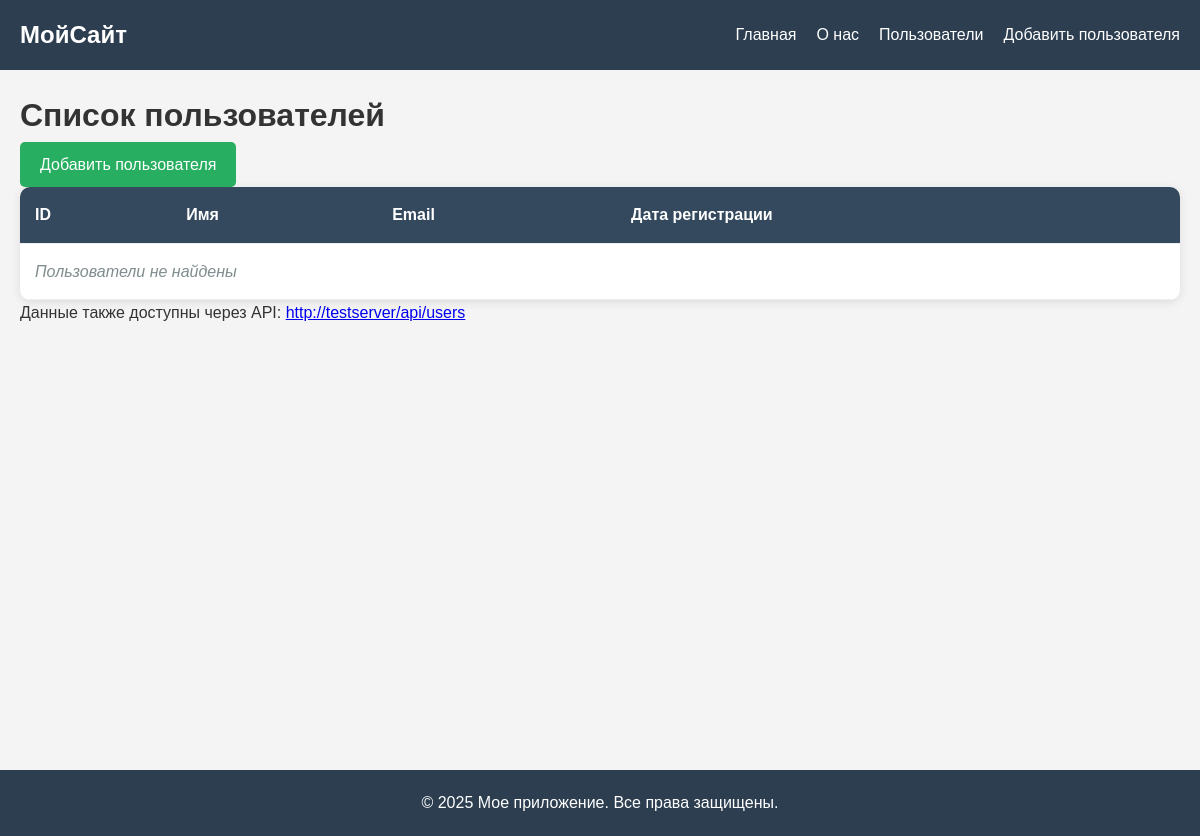
/users, run on an earlier commit of the app's database.
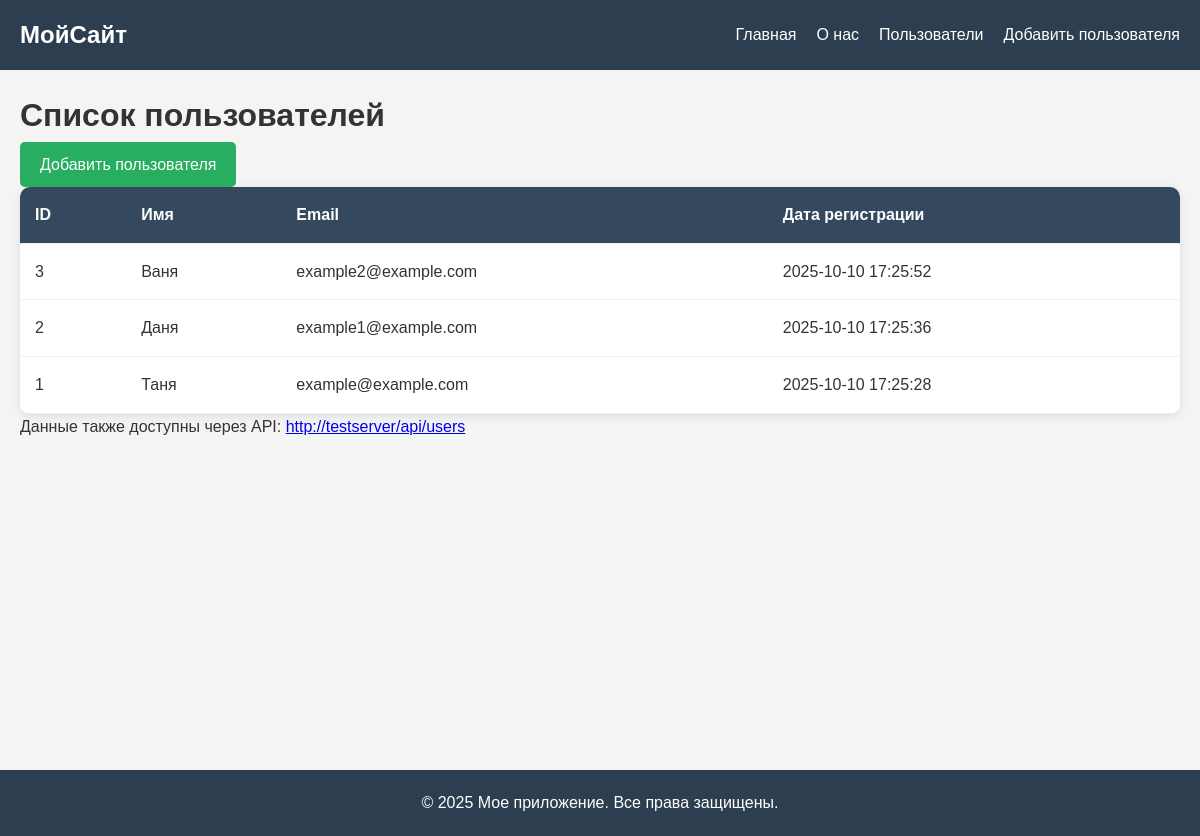
And on a later commit of the database.
### tables this page shows
CREATE TABLE users (
            id INTEGER PRIMARY KEY AUTOINCREMENT,
            name TEXT NOT NULL,
            email TEXT UNIQUE NOT NULL,
            created_at TIMESTAMP DEFAULT CURRENT_TIMESTAMP
        );

### app.py (the view)
@app.route('/users')
def users():
    conn = sqlite3.connect('database.db')
    cursor = conn.cursor()
    cursor.execute('SELECT * FROM users ORDER BY created_at DESC')
    users = cursor.fetchall()
    conn.close()
    return render_template('users.html', title='Пользователи', users=users)

### templates/users.html (shortened to what this page needs)
{% extends "base.html" %}
{% block content %}
<div class="header">
    <h1>Список пользователей</h1>
    <a href="{{ url_for('add_user') }}" class="btn btn-success">Добавить пользователя</a>
</div>
<table class="users-table">
    <thead>
        <tr>
            <th>ID</th>
            <th>Имя</th>
            <th>Email</th>
            <th>Дата регистрации</th>
        </tr>
    </thead>
    <tbody>
        {% for user in users %}
        <tr>
            <td>{{ user[0] }}</td>
            <td>{{ user[1] }}</td>
            <td>{{ user[2] }}</td>
            <td>{{ user[3] }}</td>
        </tr>
        {% else %}
        <tr>
            <td colspan="4" class="no-data">Пользователи не найдены</td>
        </tr>
        {% endfor %}
    </tbody>
</table>
<div class="api-section">
    <p>Данные также доступны через API:
        <a href="{{ url_for('api_users') }}">{{ url_for('api_users', _external=True) }}</a>
    </p>
</div>
{% endblock %}

### templates/base.html (shortened to what this page needs)
<!DOCTYPE html>
<html lang="ru">
<head>
    <link rel="stylesheet" href="{{ url_for('static', filename='css/style.css') }}">
</head>
<body>
    <nav class="navbar">
        <div class="nav-container">
            <a href="{{ url_for('index') }}" class="nav-logo">МойСайт</a>
            <ul class="nav-menu">
                <li><a href="{{ url_for('index') }}">Главная</a></li>
                <li><a href="{{ url_for('about') }}">О нас</a></li>
                <li><a href="{{ url_for('users') }}">Пользователи</a></li>
                <li><a href="{{ url_for('add_user') }}">Добавить пользователя</a></li>
            </ul>
        </div>
    </nav>
    <main class="container">
        {% block content %}{% endblock %}
    </main>
    <footer class="footer">
        <p>&copy; 2025 Мое приложение. Все права защищены.</p>
    </footer>
</body>
</html>

### static/css/style.css (style rules this page uses)
* { margin: 0; padding: 0; box-sizing: border-box; }
body { font-family: 'Arial', sans-serif; line-height: 1.6; color: #333; background-color: #f4f4f4; }
.container { max-width: 1200px; margin: 0 auto; padding: 20px; min-height: calc(100vh - 140px); }
.navbar { background: #2c3e50; color: white; padding: 1rem 0; }
.nav-container { max-width: 1200px; margin: 0 auto; display: flex; justify-content: space-between; align-items: center; padding: 0 20px; }
.nav-logo { font-size: 1.5rem; font-weight: bold; color: white; text-decoration: none; }
.nav-menu { display: flex; list-style: none; }
.nav-menu li { margin-left: 20px; }
.nav-menu a { color: white; text-decoration: none; transition: color 0.3s; }
.btn { display: inline-block; padding: 10px 20px; background: #3498db; color: white; text-decoration: none; border-radius: 5px; border: none; cursor: pointer; transition: background 0.3s; }
.btn-success { background: #27ae60; }
.users-table { width: 100%; border-collapse: collapse; background: white; border-radius: 10px; overflow: hidden; box-shadow: 0 2px 10px rgba(0,0,0,0.1); }
.users-table th, .users-table td { padding: 15px; text-align: left; border-bottom: 1px solid #ecf0f1; }
.users-table th { background: #34495e; color: white; font-weight: bold; }
.footer { background: #2c3e50; color: white; text-align: center; padding: 20px 0; margin-top: 40px; }

What changed in the data, as far as the page shows it:
added users: id "3", name "Ваня", email "example2@example.com", created_at "2025-10-10 17:25:52"
added users: id "2", name "Даня", email "example1@example.com", created_at "2025-10-10 17:25:36"
added users: id "1", name "Таня", email "example@example.com", created_at "2025-10-10 17:25:28"
Also different on the page:
text no longer shown: "Пользователи не найдены"
